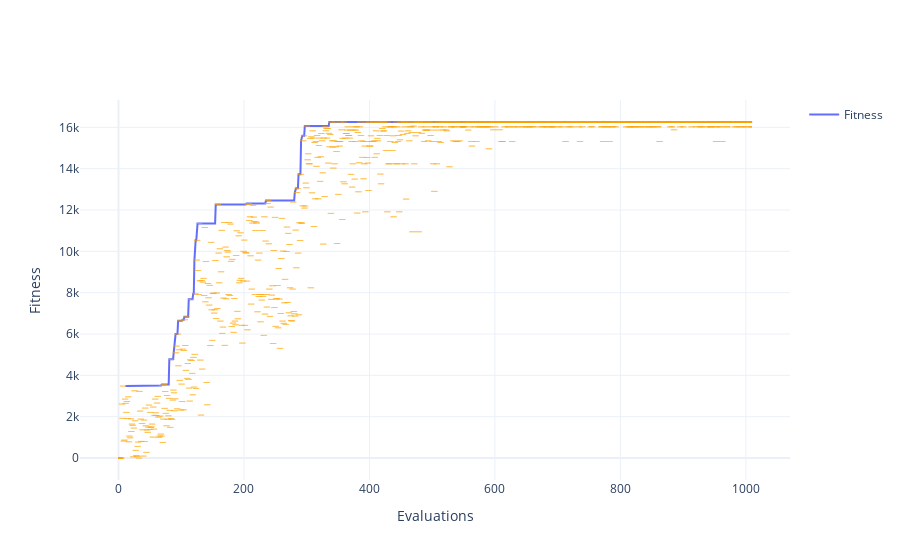

Notebook code cell kept with this figure:
### Code cell
from algos.woa import WOA
from algos.pso import PSO
from algos.hill import HC

eval_fn = make_eval_fn(complex_bot_signal, price)

woa = PSO(
    eval_fn,
    [
        # (0.01, 1),
        # (0.01, 1),
        # (0.01, 1),
        # (2, len(test_price)/2),
        # (2, len(test_price)/2),
        # (2, len(test_price)/2),
        # (0.01, 1),
        # (0.01, 1),
        # (0.01, 1),
        # (0.01, 1),
        # (2, len(test_price)/2),
        # (2, len(test_price)/2),
        # (2, len(test_price)/2),
        # (0.01, 1),

        (0, 10),
        (0, 10),
        (0, 10),
        (1, 10),
        (1, 10),
        (1, 10),
        (0.01, 1),
        (0, 10),
        (0, 10),
        (0, 10),
        (11, 40),
        (11, 40),
        (11, 40),
        (0.01, 1),
    ],
    [3, 4, 5, 10, 11, 12],
)

woa.optimise()

print("best sol: ", woa.best_params)
print("best score: ", eval_fn(woa.best_params))

woa.plot()

### Figure 1 — Plotly figure (JSON) as saved in the notebook; plotly's stock layout.template omitted (floating-point values rounded to 4 significant figures; data arrays with more than 128 entries replaced by an {"elided": "..."} marker saying what was removed)
{"data": [{"mode": "lines", "name": "Fitness", "type": "scatter", "y": {"elided": "1011 float values"}}, {"marker": {"color": "orange", "opacity": 0.75, "size": 1}, "mode": "markers", "name": "Agent 0", "showlegend": false, "type": "scatter", "y": {"elided": "1010 float values"}}, {"marker": {"color": "orange", "opacity": 0.75, "size": 1}, "mode": "markers", "name": "Agent 1", "showlegend": false, "type": "scatter", "y": {"elided": "1010 float values"}}, {"marker": {"color": "orange", "opacity": 0.75, "size": 1}, "mode": "markers", "name": "Agent 2", "showlegend": false, "type": "scatter", "y": {"elided": "1010 float values"}}, {"marker": {"color": "orange", "opacity": 0.75, "size": 1}, "mode": "markers", "name": "Agent 3", "showlegend": false, "type": "scatter", "y": {"elided": "1010 float values"}}, {"marker": {"color": "orange", "opacity": 0.75, "size": 1}, "mode": "markers", "name": "Agent 4", "showlegend": false, "type": "scatter", "y": {"elided": "1010 float values"}}, {"marker": {"color": "orange", "opacity": 0.75, "size": 1}, "mode": "markers", "name": "Agent 5", "showlegend": false, "type": "scatter", "y": {"elided": "1010 float values"}}, {"marker": {"color": "orange", "opacity": 0.75, "size": 1}, "mode": "markers", "name": "Agent 6", "showlegend": false, "type": "scatter", "y": {"elided": "1010 float values"}}, {"marker": {"color": "orange", "opacity": 0.75, "size": 1}, "mode": "markers", "name": "Agent 7", "showlegend": false, "type": "scatter", "y": {"elided": "1010 float values"}}, {"marker": {"color": "orange", "opacity": 0.75, "size": 1}, "mode": "markers", "name": "Agent 8", "showlegend": false, "type": "scatter", "y": {"elided": "1010 float values"}}, {"marker": {"color": "orange", "opacity": 0.75, "size": 1}, "mode": "markers", "name": "Agent 9", "showlegend": false, "type": "scatter", "y": {"elided": "1010 float values"}}], "layout": {"xaxis": {"title": {"text": "Evaluations"}}, "yaxis": {"title": {"text": "Fitness"}}}}
